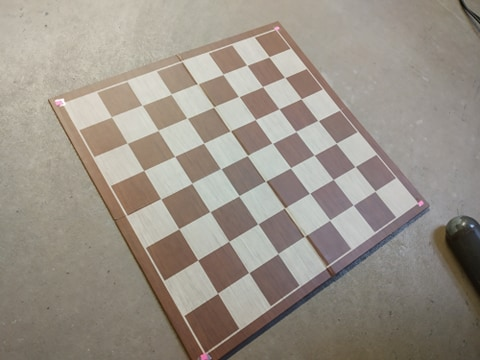
#> input picture test.jpg, 480 x 360 px
$ python -i contours.py   (imports and definitions only)
#> lines starting #> are read from the running program, lines starting #| are printed output that depends on the picture; after the words box and inside, x2 and y2 are one past the last pixel; in counts of white or black regions, pixels touching at a corner belong together
import cv2
import numpy as np

def squarify(location):
#> called with location = 'test.jpg'
    img = cv2.imread(location)
#> img is the input picture: shape (360, 480, 3); mean B, G, R 135, 145, 153.1


    img = cv2.GaussianBlur(img, (5, 5),5)
    # print(type(img))
    # convert to HSV
    hsv = cv2.cvtColor(img, cv2.COLOR_BGR2HSV)
#> hsv: shape (360, 480, 3); mean H, S, V 27.9, 34.3, 153.5

    # set lower and upper color limits (for pink)
    lower_val = (131, 37, 180)
    upper_val = (255, 161, 255)

    mask = cv2.inRange(hsv, lower_val, upper_val)
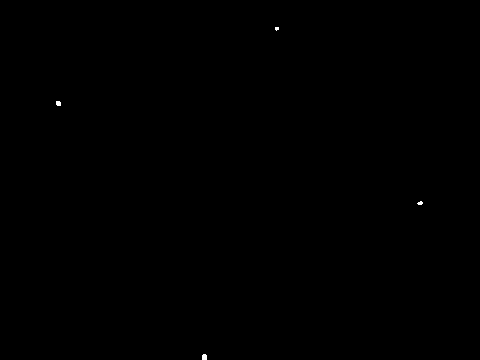
#> mask: shape (360, 480); 0.05% white; 4 white regions (2 under 20 px), largest, box (x1, y1, x2, y2) and area: (202, 354, 207, 360) 28, (56, 101, 61, 106) 23
    contours, hierarchy = cv2.findContours(mask, cv2.RETR_TREE, cv2.CHAIN_APPROX_SIMPLE)
#> contours = 4 contours, all with area under 20

    # print(len(contours))
    points = []

    for i in range(len(contours)):
        totalx = 0
        totaly = 0
        for element in contours[i]:
            totalx += element[0][0]
            totaly += element[0][1]

        points.append([int(totalx/len(contours[i])), int(totaly/len(contours[i]))])
#> this loop made 4 passes
#> after the loop, points = [[204, 356], [419, 202], [58, 103], [276, 28]]

    cnt = np.array(points)
#> cnt = [[204, 356], [419, 202], [58, 103], [276, 28]]

    rect = cv2.minAreaRect(cnt)
#> rect = ((226.9, 160.8), (264.5, 290.7), -35.61)
    # print(rect)
    # print(img.shape)

    box = cv2.boxPoints(rect)
#> box = [[204, 356], [34.72, 119.7], [249.7, -34.33], [419, 202]]
    box = np.int0(box)
#> box = [[204, 355], [34, 119], [249, -34], [418, 201]]
    # cv2.drawContours(img, [box], 0, (0, 0, 255), 2)


    width = int(rect[1][0])
#> width = 264
    height = int(rect[1][1])
#> height = 290

    src_pts = box.astype("float32")
#> src_pts = [[204, 355], [34, 119], [249, -34], [418, 201]]

    dst_pts = np.array([[0, height-1],
                        [0, 0],
                        [width-1, 0],
                        [width-1, height-1]], dtype="float32")
#> dst_pts = [[0, 289], [0, 0], [263, 0], [263, 289]]

    M = cv2.getPerspectiveTransform(src_pts, dst_pts)
#> M = [[0.805, -0.58, 41.64], [0.576, 0.809, -115.9], [-1.65e-05, 8.21e-06, 1]]

    warped = cv2.warpPerspective(img, M, (width, height))
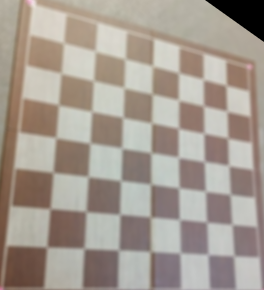
#> warped: shape (290, 264, 3); mean B, G, R 144.9, 154.7, 164.6

    squared_image = cv2.resize(warped, (801,801))
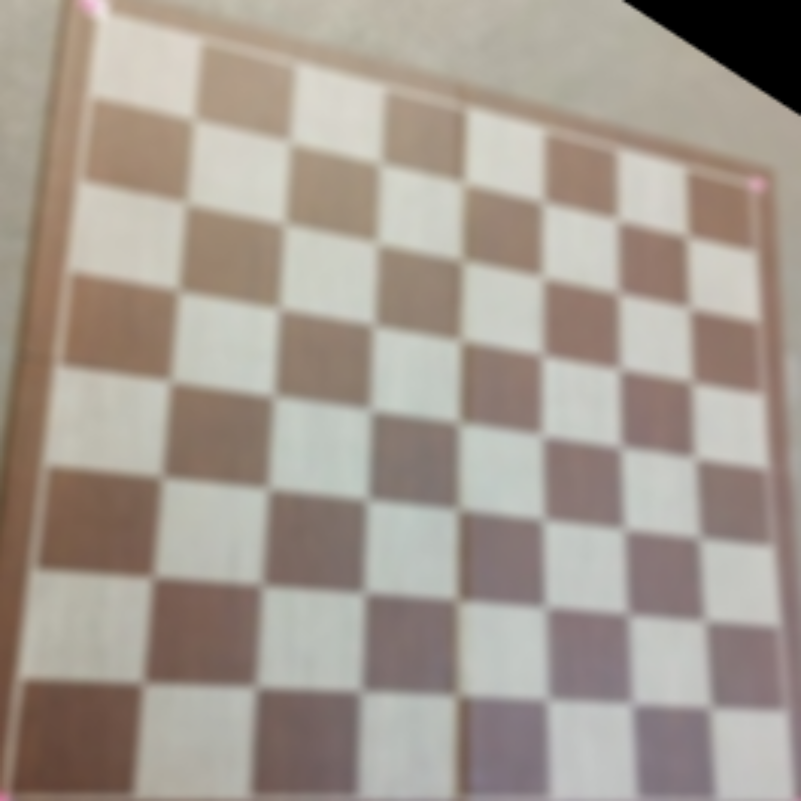
#> squared_image: shape (801, 801, 3); mean B, G, R 144.8, 154.6, 164.5


    return squared_image


# for pos in board:
#     cv2.circle(res,pos, 3, (0,255, 0), 3)

#
# #
# cv2.imshow("test", squarify("small_1.jpg"))
# #
# cv2.waitKey(0)

>>> result = squarify('test.jpg')
